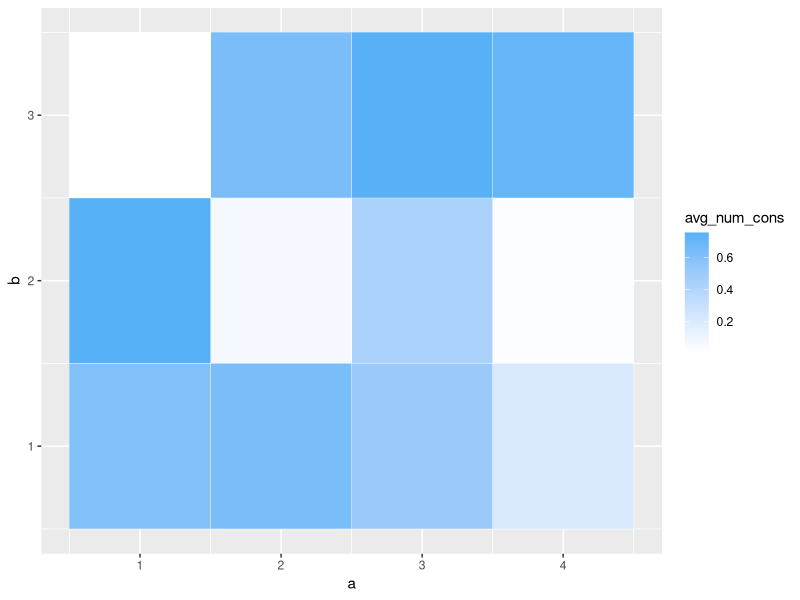
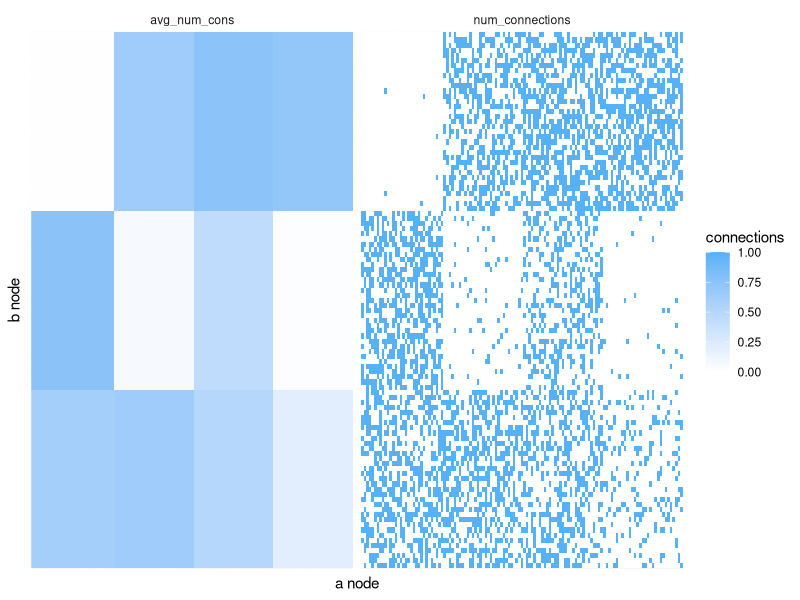

Write the R code that produced these figures, in order.
## ---- chunk 1
knitr::opts_chunk$set(
  collapse = TRUE,
  comment = "#>",
  fig.width = 6
)
## ---- chunk 2
# library(bisbmsim)

library(tidyverse)
library(purrr)
## ---- chunk 3
N_a <- 125  # Number of nodes of the a type
N_b <- 105  # Number of nodes of the b type
K_a <- 4    # How many blocks of a type nodes are there
K_b <- 3    # How many blocks of the b type nodes are there
## ---- chunk 4
b_a <- rep(1:K_a, length.out = N_a) # Block membership for each a node (automated in future)
b_b <- rep(1:K_b, length.out = N_b) # Block membership for each b node
## ---- chunk 5
Lambda <- expand.grid(
  a = 1:K_a,
  b = 1:K_b
) %>% 
  mutate(
    avg_num_cons = runif(n())
  )
## ---- chunk 6
ggplot(Lambda, aes(x = a, y = b)) +
  geom_tile(
    aes(fill = avg_num_cons),
    color = 'white'
  ) +
  scale_fill_gradient(low = "white", high = "#56B1F7")

## ---- chunk 7
all_node_pairs <- expand.grid(
  a = 1:N_a,
  b = 1:N_b
) %>% 
  # Grab the group membership for each node
  mutate(
    a_group = b_a[a],
    b_group = b_b[b]
  ) %>% 
  inner_join(
    Lambda,
    by = c('a_group' = 'a', 'b_group' = 'b')
  ) %>% 
  mutate(
    num_connections = rpois(n(), lambda = avg_num_cons)
  )
## ---- chunk 8
all_node_pairs %>% 
  mutate(num_connections = ifelse(num_connections >= 1, 1, 0)) %>% 
  gather(key = 'type', value = 'connections', avg_num_cons, num_connections) %>% 
  arrange(a_group, b_group) %>% 
  ggplot(aes(x = reorder(a, a_group), y = reorder(b, b_group))) +
  geom_tile(aes(fill = connections) ) +
  facet_wrap(~type) +
  scale_fill_gradient(low = "white", high = "#56B1F7") + 
  labs(
    x = 'a node',
    y = 'b node'
  ) +
  theme_minimal() +
  theme(
    axis.text = element_blank()
  )
